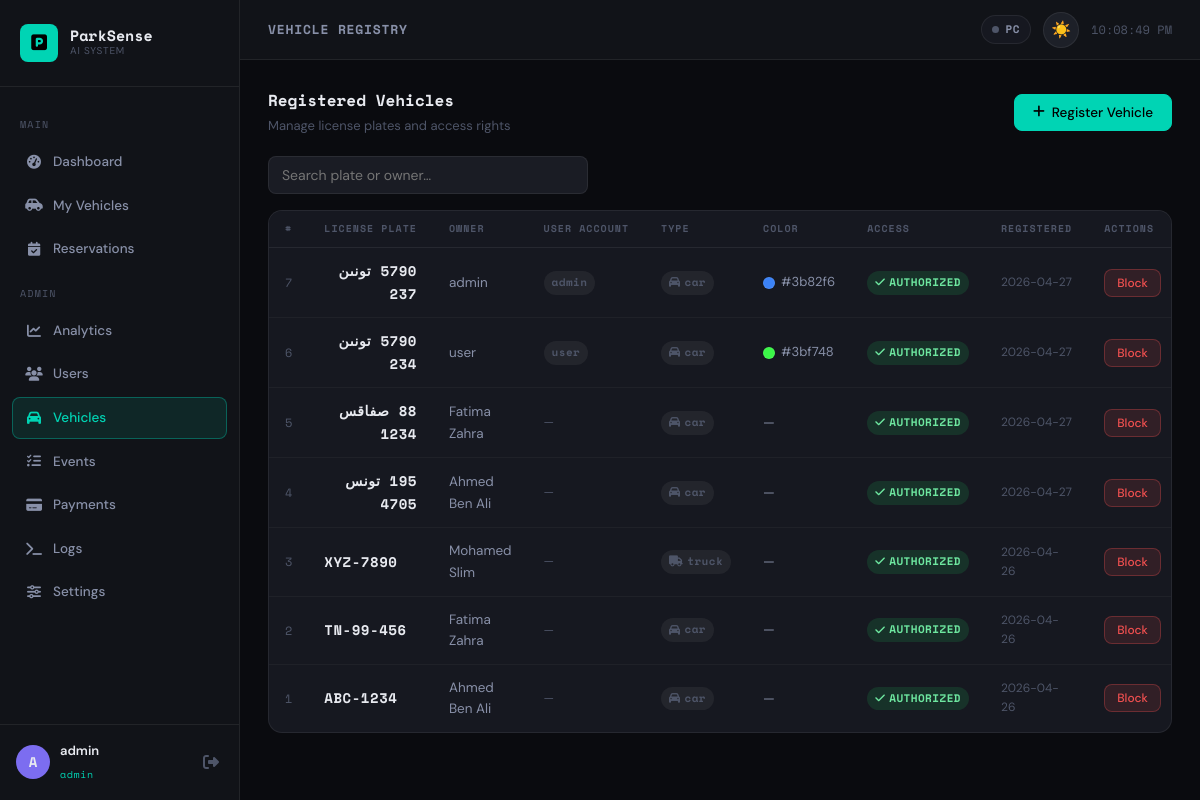
Page /admin/vehicles (signed in) on the committed database.
### rpi/backend/models.py (models this page shows, shortened)
class User(UserMixin, db.Model):
    __tablename__ = "users"
    id            = db.Column(db.Integer, primary_key=True)
    username      = db.Column(db.String(80),  unique=True, nullable=False, index=True)
    email         = db.Column(db.String(120), unique=True, nullable=False, index=True)
    password_hash = db.Column(db.String(256), nullable=False)
    role          = db.Column(db.String(20),  nullable=False, default="user")
    is_active     = db.Column(db.Boolean, default=True)
    created_at    = db.Column(db.DateTime, default=datetime.utcnow)
    last_login    = db.Column(db.DateTime)
    vehicles     = db.relationship("Vehicle",      backref="owner", lazy="dynamic",
                                   cascade="all, delete-orphan",
                                   foreign_keys="Vehicle.user_id")
    reservations = db.relationship("Reservation",  backref="user",  lazy="dynamic")
    events       = db.relationship("ParkingEvent", backref="user",  lazy="dynamic")
    payments     = db.relationship("Payment",      backref="user",  lazy="dynamic")

class Vehicle(db.Model):
    __tablename__ = "vehicles"
    id            = db.Column(db.Integer, primary_key=True)
    license_plate = db.Column(db.String(20), unique=True, nullable=False, index=True)
    owner_name    = db.Column(db.String(100))
    vehicle_type  = db.Column(db.String(50), default="car")
    color         = db.Column(db.String(30))
    notes         = db.Column(db.Text)
    is_authorized = db.Column(db.Boolean, default=True)
    user_id       = db.Column(db.Integer, db.ForeignKey("users.id"))
    created_at    = db.Column(db.DateTime, default=datetime.utcnow)
    reservations = db.relationship("Reservation",  backref="vehicle", lazy="dynamic")
    events       = db.relationship("ParkingEvent", backref="vehicle", lazy="dynamic")

### rpi/backend/app.py (the view)
@app.route("/admin/vehicles")
@admin_required
def admin_vehicles():
    vehicles = Vehicle.query.order_by(Vehicle.created_at.desc()).all()
    return render_template("admin_vehicles.html", vehicles=vehicles)

### rpi/backend/app.py (called while the page is built)
@login_manager.user_loader
def load_user(uid):
    return User.query.get(int(uid))

def admin_required(f):
    @wraps(f)
    @login_required
    def wrapper(*args, **kwargs):
        if not current_user.is_admin:
            abort(403)
        return f(*args, **kwargs)
    return wrapper

### web/templates/admin_vehicles.html (shortened to what this page needs)
{% extends "base.html" %}
{% block page_title %}Vehicle Registry{% endblock %}
{% block content %}
<div style="display:flex;justify-content:space-between;align-items:center;margin-bottom:20px">
  <div>
    <h2 style="font-family:var(--font-mono);font-size:16px;color:var(--text-primary)">Registered Vehicles</h2>
    <p style="font-size:13px;color:var(--text-muted);margin-top:2px">Manage license plates and access rights</p>
  </div>
  <button class="btn btn-primary" onclick="openModal('addVehicleModal')">
    <i class="fa-solid fa-plus"></i> Register Vehicle
  </button>
</div>
<div style="margin-bottom:16px">
  <input type="text" id="plateSearch" placeholder="Search plate or owner…"
         oninput="filterVehicles(this.value)"
         style="max-width:320px"/>
</div>
<div class="card">
  <div class="table-wrap">
    <table id="vehicleTable">
      <thead>
        <tr>
          <th>#</th>
          <th>License Plate</th>
          <th>Owner</th>
          <th>User Account</th>
          <th>Type</th>
          <th>Color</th>
          <th>Access</th>
          <th>Registered</th>
          <th>Actions</th>
        </tr>
      </thead>
      <tbody>
        {% for v in vehicles %}
        <tr data-search="{{ v.license_plate|lower }} {{ v.owner_name|lower }}">
          <td class="mono" style="color:var(--text-muted)">{{ v.id }}</td>
          <td>
            <span class="mono" style="font-size:14px;font-weight:700;color:var(--text-primary);letter-spacing:.04em;direction:rtl;display:inline-block">
              {{ v.license_plate }}
            </span>
          </td>
          <td style="color:var(--text-secondary)">{{ v.owner_name or '—' }}</td>
          <td style="color:var(--text-muted);font-size:12px">
            {% if v.owner %}
            <span class="badge badge-muted">{{ v.owner.username }}</span>
            {% else %}—{% endif %}
          </td>
          <td>
            <span class="badge badge-muted">
              <i class="fa-solid fa-{% if v.vehicle_type == 'truck' %}truck{% elif v.vehicle_type == 'motorcycle' %}motorcycle{% else %}car{% endif %}"></i>
              {{ v.vehicle_type }}
            </span>
          </td>
          <td>
            {% if v.color %}
            <div style="display:flex;align-items:center;gap:6px">
              <div style="width:12px;height:12px;border-radius:50%;background:{{ v.color }};border:1px solid var(--border)"></div>
              <span style="color:var(--text-secondary);font-size:13px">{{ v.color }}</span>
            </div>
            {% else %}—{% endif %}
          </td>
          <td>
            <span class="badge {% if v.is_authorized %}badge-success{% else %}badge-danger{% endif %}">
              {% if v.is_authorized %}
              <i class="fa-solid fa-check"></i> AUTHORIZED
              {% else %}
              <i class="fa-solid fa-ban"></i> BLOCKED
              {% endif %}
            </span>
          </td>
          <td style="color:var(--text-muted);font-size:12px">{{ v.created_at.strftime('%Y-%m-%d') }}</td>
          <td>
            <form method="POST" action="{{ url_for('admin_toggle_vehicle', vid=v.id) }}" style="display:inline">
              <button type="submit" class="btn btn-sm {% if v.is_authorized %}btn-danger{% else %}btn-secondary{% endif %}">
                {{ 'Block' if v.is_authorized else 'Allow' }}
              </button>
            </form>
          </td>
        </tr>
        {% else %}
        <tr><td colspan="9" style="text-align:center;color:var(--text-muted);padding:32px">No vehicles registered</td></tr>
        {% endfor %}
      </tbody>
    </table>
  </div>
</div>
{% endblock %}

### web/templates/base.html (shortened to what this page needs)
<!DOCTYPE html>
<html lang="en" data-theme="dark">
<head>
  <link rel="stylesheet" href="https://cdnjs.cloudflare.com/ajax/libs/font-awesome/6.5.0/css/all.min.css"/>
  <link rel="stylesheet" href="{{ url_for('static', filename='css/style.css') }}"/>
</head>
<body>
{% if current_user.is_authenticated %}
<aside class="sidebar" id="sidebar">
  <div class="sidebar-brand">
    <div class="brand-icon"><i class="fa-solid fa-square-parking"></i></div>
    <div class="brand-text">
      <span class="brand-name">ParkSense</span>
      <span class="brand-sub">AI System</span>
    </div>
  </div>
  <nav class="sidebar-nav">
    <div class="nav-section-label">MAIN</div>
    <a href="{{ url_for('dashboard') }}" class="nav-item {% if request.endpoint == 'dashboard' %}active{% endif %}">
      <i class="fa-solid fa-gauge-high"></i><span>Dashboard</span>
    </a>
    <a href="{{ url_for('my_vehicles') }}" class="nav-item {% if request.endpoint in ['my_vehicles','add_my_vehicle','delete_my_vehicle'] %}active{% endif %}">
      <i class="fa-solid fa-car-side"></i><span>My Vehicles</span>
    </a>
    <a href="{{ url_for('reservations') }}" class="nav-item {% if request.endpoint == 'reservations' %}active{% endif %}">
      <i class="fa-solid fa-calendar-check"></i><span>Reservations</span>
    </a>
    {% if current_user.is_admin %}
    <div class="nav-section-label">ADMIN</div>
    <a href="{{ url_for('admin_dashboard') }}" class="nav-item {% if request.endpoint == 'admin_dashboard' %}active{% endif %}">
      <i class="fa-solid fa-chart-line"></i><span>Analytics</span>
    </a>
    <a href="{{ url_for('admin_users') }}" class="nav-item {% if request.endpoint == 'admin_users' %}active{% endif %}">
      <i class="fa-solid fa-users"></i><span>Users</span>
    </a>
    <a href="{{ url_for('admin_vehicles') }}" class="nav-item {% if request.endpoint == 'admin_vehicles' %}active{% endif %}">
      <i class="fa-solid fa-car"></i><span>Vehicles</span>
    </a>
    <a href="{{ url_for('admin_events') }}" class="nav-item {% if request.endpoint == 'admin_events' %}active{% endif %}">
      <i class="fa-solid fa-list-check"></i><span>Events</span>
    </a>
    <a href="{{ url_for('admin_payments') }}" class="nav-item {% if request.endpoint in ['admin_payments','admin_mark_paid'] %}active{% endif %}">
      <i class="fa-solid fa-credit-card"></i><span>Payments</span>
    </a>
    <a href="{{ url_for('admin_logs') }}" class="nav-item {% if request.endpoint == 'admin_logs' %}active{% endif %}">
      <i class="fa-solid fa-terminal"></i><span>Logs</span>
    </a>
    <a href="{{ url_for('admin_settings') }}" class="nav-item {% if request.endpoint == 'admin_settings' %}active{% endif %}">
      <i class="fa-solid fa-sliders"></i><span>Settings</span>
    </a>
    {% endif %}
  </nav>
  <div class="sidebar-user">
    <div class="user-avatar">{{ current_user.username[0]|upper }}</div>
    <div class="user-info">
      <span class="user-name">{{ current_user.username }}</span>
      <span class="user-role badge-{{ current_user.role }}">{{ current_user.role }}</span>
    </div>
    <a href="{{ url_for('logout') }}" class="logout-btn" title="Logout">
      <i class="fa-solid fa-right-from-bracket"></i>
    </a>
  </div>
</aside>
<div class="main-wrapper">
  <header class="topbar">
    <div class="topbar-title">{% block page_title %}Dashboard{% endblock %}</div>
    <div class="topbar-right">
      <div class="status-pill" id="pcStatus">
        <span class="dot dot-grey"></span> PC
      </div>
      <button class="theme-toggle" id="themeToggleBtn" onclick="toggleTheme()" title="Toggle theme">☀️</button>
      <div class="topbar-time" id="topbarTime"></div>
    </div>
  </header>
  <main class="content">
    {% block content %}{% endblock %}
  </main>
</div>
{% else %}
  {% block auth_content %}{% endblock %}
{% endif %}
</body>
</html>

### rows in the picture
User: username "A", username "admin", role "admin"
Vehicle: id "7", license_plate "5790 تونىن 237", owner_name "admin", owner.username "admin", vehicle_type "car", color "#3b82f6", shows "AUTHORIZED", created_at "2026-04-27", is_authorized "Block"
Vehicle: id "6", license_plate "5790 تونىن 234", owner_name "user", owner.username "user", vehicle_type "car", color "#3bf748", shows "AUTHORIZED", created_at "2026-04-27", is_authorized "Block"
Vehicle: id "5", license_plate "88 صفاقس 1234", owner_name "Fatima Zahra", vehicle_type "car", shows "AUTHORIZED", created_at "2026-04-27", is_authorized "Block"
Vehicle: id "4", license_plate "195 تونس 4705", owner_name "Ahmed Ben Ali", vehicle_type "car", shows "AUTHORIZED", created_at "2026-04-27", is_authorized "Block"
Vehicle: id "3", license_plate "XYZ-7890", owner_name "Mohamed Slim", vehicle_type "truck", shows "AUTHORIZED", created_at "2026-04-26", is_authorized "Block"
Vehicle: id "2", license_plate "TN-99-456", owner_name "Fatima Zahra", vehicle_type "car", shows "AUTHORIZED", created_at "2026-04-26", is_authorized "Block"
Vehicle: id "1", license_plate "ABC-1234", owner_name "Ahmed Ben Ali", vehicle_type "car", shows "AUTHORIZED", created_at "2026-04-26", is_authorized "Block"
